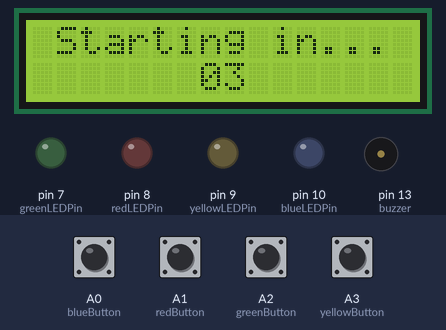
Bench run of a sketch on a simulated Arduino Uno, built with avr-gcc and run on an emulated ATmega328P. On the bench: 16×2 character LCD, output pins drawn as LEDs (lit = HIGH), buzzer (waves = sounding). The test bench sets the inputs (shaded band); at power-on: A0 (blueButton), A1 (redButton), A2 (greenButton), A3 (yellowButton) HIGH. Random numbers use the default seed unless the sketch sets one.

Above: at 2.1 s.
At 7.2 s:
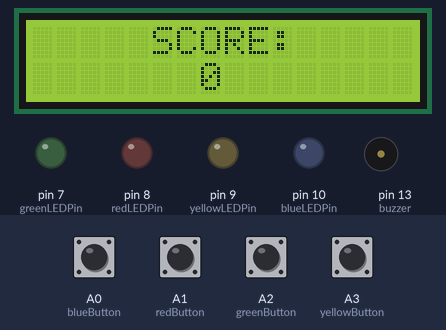
7.3 s: A1 (redButton) pulled LOW for 0.15 s
At 8.5 s:
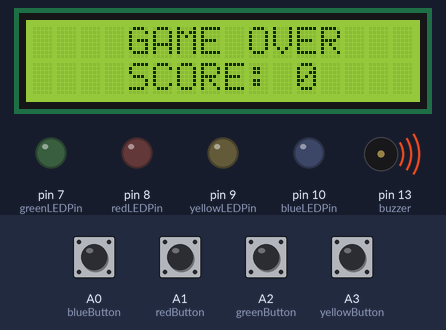
At 9.3 s:
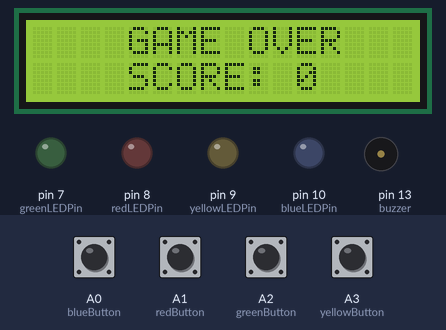
Timing chart, 0 to 10.8 s (numbered marks = the images above; inputs shaded):
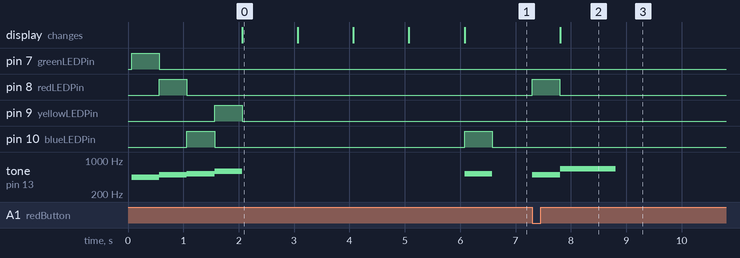

The sketch:

SimonSays.ino
```cpp
#include <LiquidCrystal.h>

// initialize the library with the numbers of the interface pins
LiquidCrystal lcd(12, 11, 5, 4, 3, 2);

const int buzzer = 13;
const int blueLEDPin = 10;
const int yellowLEDPin = 9;
const int redLEDPin = 8;
const int greenLEDPin = 7;

const int greenTone = 440;
const int redTone = 494;
const int blueTone = 523;
const int yellowTone = 587;

const int blueButton = A0;
const int redButton = A1;
const int greenButton = A2;
const int yellowButton = A3;

String order = "";
int score = 0;
bool won = true;
bool gameOver = false;

void setup() {
  randomSeed(analogRead(4));

  pinMode(blueLEDPin,OUTPUT);
  pinMode(yellowLEDPin,OUTPUT);
  pinMode(redLEDPin,OUTPUT);
  pinMode(greenLEDPin,OUTPUT);
  pinMode(buzzer,OUTPUT);

  pinMode(blueButton, INPUT_PULLUP);
  pinMode(redButton, INPUT_PULLUP);
  pinMode(greenButton, INPUT_PULLUP);
  pinMode(yellowButton, INPUT_PULLUP);
  // set up the LCD's number of columns and rows:
  lcd.begin(16, 2);
  lcd.print(" Starting in... ");

  play_green();
  play_red();
  play_blue();
  play_yellow();

  for (int i = 3; i>=0;i--){
    lcd.setCursor(0, 1);
     lcd.print("       0" +String(i)+"       ");
     delay(1000);
  }

}
// 1 = blue 2 = red 3 = green 4 = yellow
void loop() {
  if(!gameOver){
    order = order + String(random(1,5));
    won = true;

    lcd.setCursor(0, 0);
    lcd.print("     SCORE:     ");
    lcd.setCursor(0, 1);
    lcd.print("       " + String(score)+ "       ");

    for (int i = 0; i < order.length(); i++){
      if (order[i] == '1'){
          play_blue();
      }
      else if (order[i] == '2'){
          play_red();
      }
      else if (order[i] == '3'){
          play_green();
      }
      else{
          play_yellow();
      }
      delay(600);
    }

    for (int i = 0; i < order.length(); i++){
      while (true){
        if (digitalRead(blueButton) != HIGH){
          play_blue();
          if (order[i] != '1'){
            won = false;
          }
          break;
        }
        if (digitalRead(redButton) != HIGH){
          play_red();
          if (order[i] != '2'){
            won = false;
          }
          break;
        }
        if (digitalRead(greenButton) != HIGH){
          play_green();
          if (order[i] != '3'){
            won = false;
          }
          break;
        }
        if (digitalRead(yellowButton) != HIGH){
          play_yellow();
          if (order[i] != '4'){
            won = false;
          }
          break;
        }
      }
      if (!won){
        break;
      }
    }

  if (!won){
    lcd.setCursor(0, 0);
    lcd.print("    GAME OVER   ");
    lcd.setCursor(0, 1);
    lcd.print("    SCORE: " + String(score)+ "   ");
    tone(buzzer, 659);
    delay(1000);
    noTone(buzzer);
    gameOver = true;
  }
  delay(1000);
  score++;
  }
}

void play_blue(){
  digitalWrite(blueLEDPin, HIGH);
  tone(buzzer, blueTone);
  delay(500);
  digitalWrite(blueLEDPin, LOW);
  noTone(buzzer);
}

void play_green(){
  digitalWrite(greenLEDPin, HIGH);
  tone(buzzer, greenTone);
  delay(500);
  digitalWrite(greenLEDPin, LOW);
  noTone(buzzer);
}

void play_red(){
  digitalWrite(redLEDPin, HIGH);
  tone(buzzer, redTone);
  delay(500);
  digitalWrite(redLEDPin, LOW);
  noTone(buzzer);
}

void play_yellow(){
  digitalWrite(yellowLEDPin, HIGH);
  tone(buzzer, yellowTone);
  delay(500);
  digitalWrite(yellowLEDPin, LOW);
  noTone(buzzer);
}
```

Measured:
- after the input at 7.3 s, pin 8 (redLEDPin): LOW → HIGH at once, → LOW 0.50 s later; tone on pin 13 (buzzer): silent → 494 Hz at once, → 659 Hz 0.50 s later, → silent 1.0 s later; the display: changes after 0.50 s (image 2)
- by itself, tone on pin 13 (buzzer): plays 440 Hz for 0.50 s, 494 Hz for 0.50 s, 523 Hz for 0.50 s, 587 Hz for 0.50 s, 523 Hz for 0.50 s
- what the display in image 0 shows lasts 1.0 s, from 2.1 s to 3.1 s
